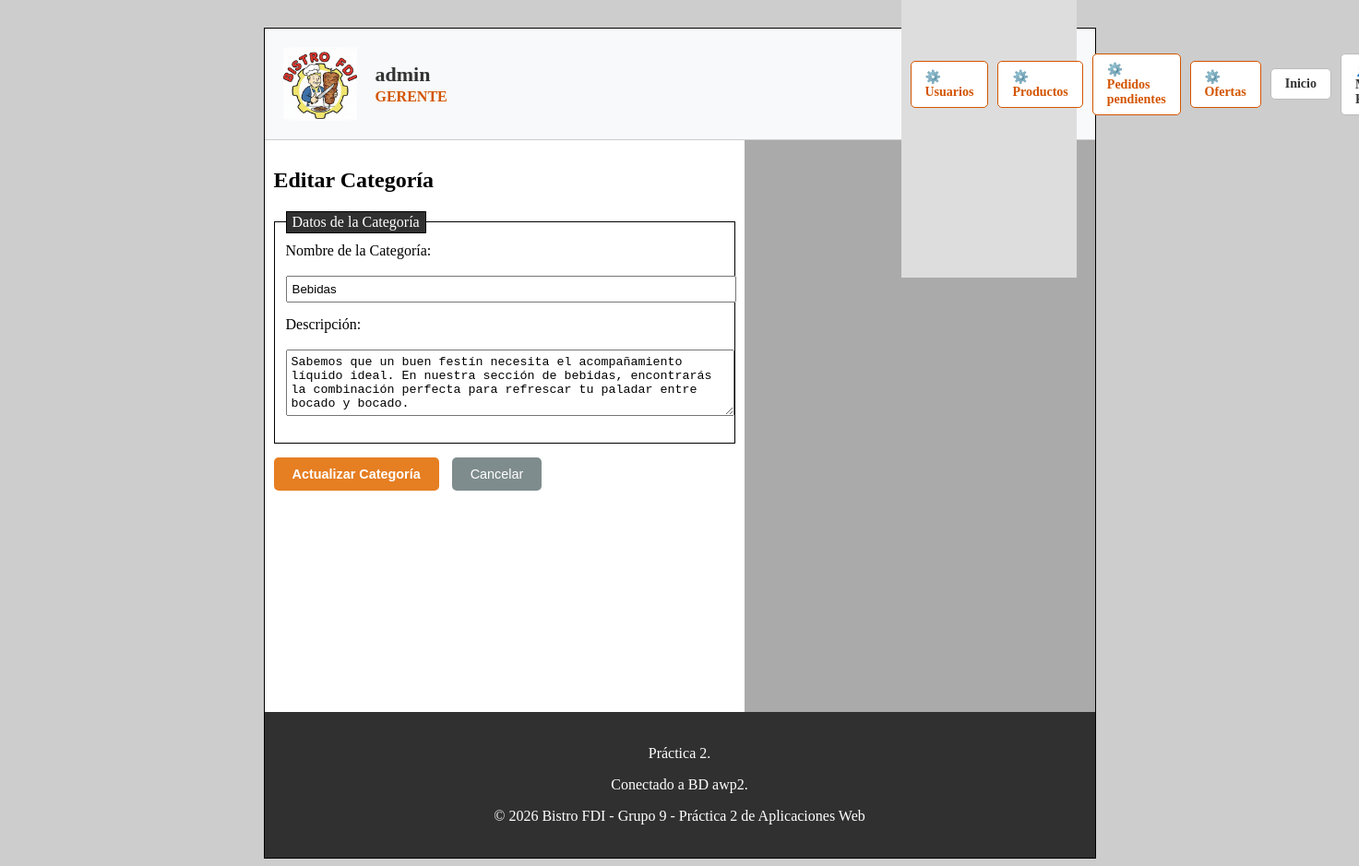
The page /admin/editar_categoria.php?id=1 (signed in) on the database its author committed.
### tables this page shows
CREATE TABLE `categorias` (
  `id` int(11) NOT NULL,
  `nombre` varchar(100) NOT NULL,
  `descripcion` text NOT NULL,
  `imagen` varchar(255) DEFAULT NULL
);

### includes/clases/productos/Producto.php (called while the page is built, shortened)
<?php
class Producto
{
    public static function buscaCategoria($id)
    {
        $conn = Aplicacion::getInstance()->getConexionBd();
        $stmt = $conn->prepare("SELECT * FROM categorias WHERE id = ?");
        $stmt->bind_param("i", $id);
        $stmt->execute();
        return $stmt->get_result()->fetch_assoc();
    }
}

### admin/editar_categoria.php (the view, shortened to what this page needs)
<?php
$id = $_GET['id'] ?? null;
$categoria = Producto::buscaCategoria($id);
$mensaje = "";
$contenidoPrincipal = "
    <h1>Editar Categoría</h1>
    {$mensaje}
    <form action='../productos/admin_editar_categoria.php' method='POST' style='max-width: 600px;'>
        <input type='hidden' name='id' value='{$categoria['id']}'>
        <fieldset>
            <legend>Datos de la Categoría</legend>
            <div style='margin-bottom: 15px;'>
                <label>Nombre de la Categoría:</label><br>
                <input type='text' name='nombre' value='" . htmlspecialchars($categoria['nombre']) . "' required style='width: 100%; padding: 5px;'>
            </div>
            <div style='margin-bottom: 15px;'>
                <label>Descripción:</label><br>
                <textarea name='descripcion' required rows='4' style='width: 100%; padding: 5px;'>" . htmlspecialchars($categoria['descripcion']) . "</textarea>
            </div>
        </fieldset>
        <div style='margin-top: 15px;'>
            <button type='submit' style='padding:10px 20px; background:#e67e22; color:white; border:none; cursor: pointer; border-radius: 5px; font-weight: bold;'>
                Actualizar Categoría
            </button>
            <a href='categorias.php' style='margin-left: 10px; text-decoration: none;'>
                <button type='button' style='padding:10px 20px; background:#7f8c8d; color:white; border:none; cursor: pointer; border-radius: 5px;'>Cancelar</button>
            </a>
        </div>
    </form>
";
require RAIZ_APP . '/vistas/plantillas/plantilla.php';

### CSS/estilo.css (style rules this page uses)
body { background-color: #CDCDCD; }
fieldset { border: 1px solid black; margin: auto; }
fieldset div { justify-content: center; margin: 5px auto; }
legend { color: #fff; background: #303030; border: 1px solid black; padding: 2px 6px; }
label { margin-right: 0.5em; display: block; }
input { display: block; }
button, a.boton { border: 1px solid black; font-size: 0.9em; font-family: Arial; font-weight: 400; }

### rows shown on the page
categorias: nombre "Bebidas", descripcion "Sabemos que un buen festín necesita el acompañamiento líquido ideal. En nuestra sección de bebidas, encontrarás la combinación perfecta para refrescar tu paladar entre bocado y bocado."

### other values the page prints
$nombreActual "admin"
$rolMayusculas "GERENTE"
